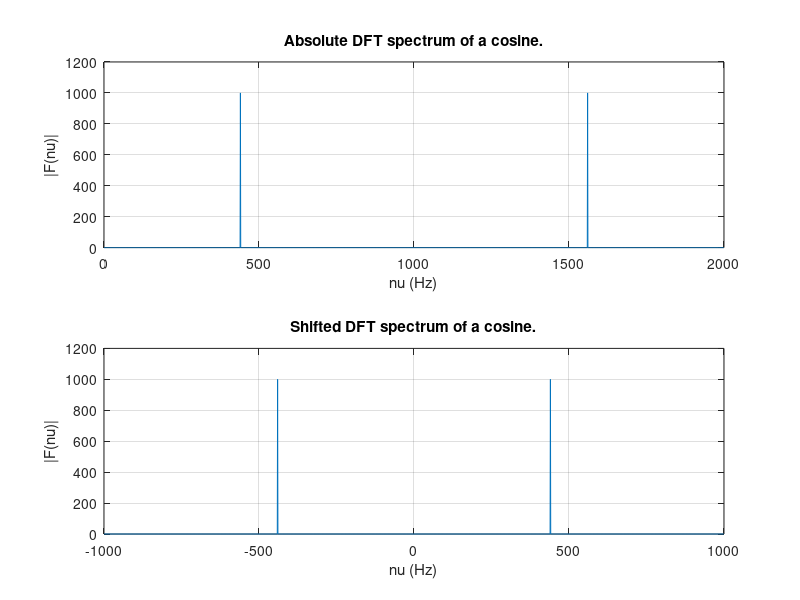

The MATLAB script that drew this image:
%Excersize 7-11: The DFT of a cosine

%%Parameters
nu_0 = 440;
nu_s = 2000;
Dt = 1;

T_s = 1/nu_s; %Sampling period
Ns = nu_s * Dt; %Number of samples
t = (0:Ns - 1) * T_s; %Time array containing N times

%DFT of a cosine
f = cos(2 * pi * t * nu_0); %Sample frequency
F = fft(f);
nu = (0:Ns-1) * (nu_s / Ns); %Delta nu with each frequency corresponding to F

%Plot of |F|
figure(1);
subplot(2,1,1) %Used to show both the absolute |F| and the following shifted |F| on the same figure window

plot(nu, abs(F));
xlabel('nu (Hz)');
ylabel('|F(nu)|');
title("Absolute DFT spectrum of a cosine.");
grid on;

%Shifted Frequency DFT
F_shifted = fftshift(F);
nu_shifted = (-Ns/2: Ns/2 - 1) * (nu_s/Ns); %Frequency values running from -half of nu to half of nu - 1
%-1 necessary due to 0 being a value, keeping the total amount of N in nu

%Plot of shifted F
subplot(2,1,2)

plot(nu_shifted, abs(F_shifted));
xlabel('nu (Hz)');
ylabel('|F(nu)|');
title("Shifted DFT spectrum of a cosine.")
grid on;
